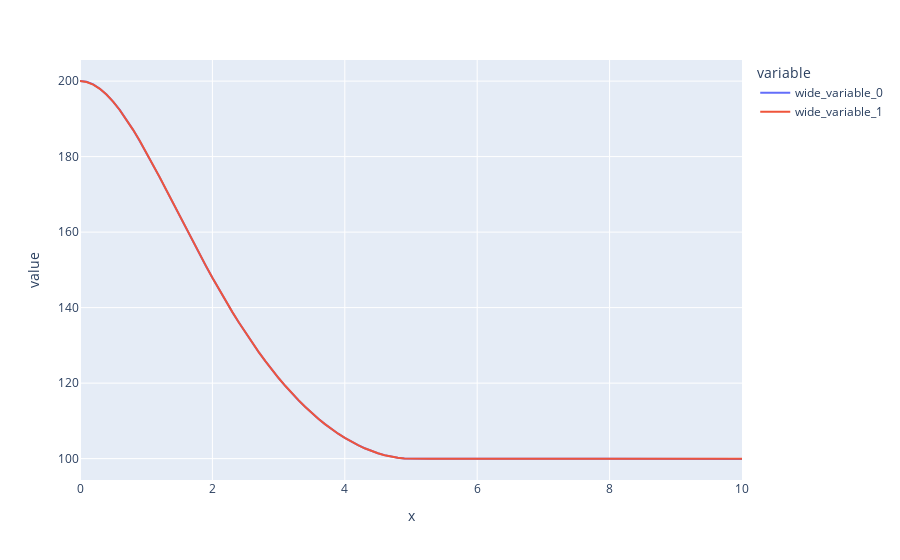

Here is the notebook cell this chart was saved with:
### Code cell
px.line(x=times1, y=[np.var(x1,axis=0),varxteo1])
